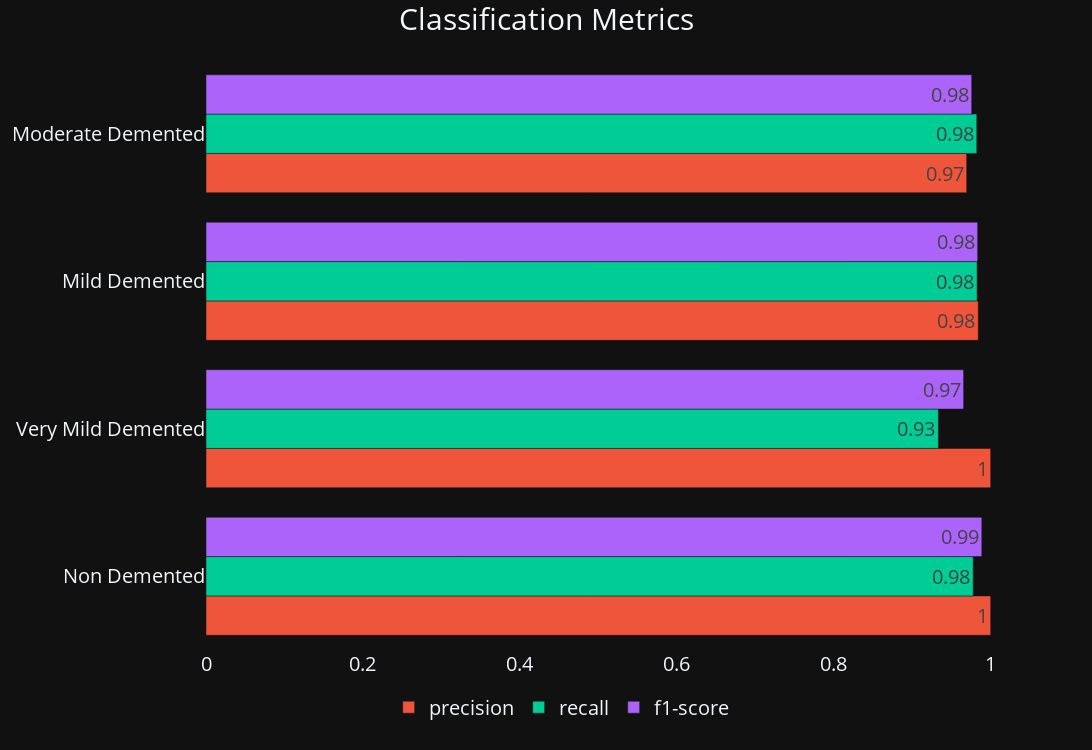

This figure's notebook cell:
### Code cell
# Create Barchart of classification report

class_BarChart = go.Figure(go.Bar())

metric_names = ['precision', 'recall', 'f1-score']

test_class_names = test_df.class_names

i = 1

for class_name, metric_name in zip(test_class_names, metric_names):
    class_BarChart.add_trace(go.Bar(name=metric_name, 
                                    y=class_names,
                                    x=class_df[metric_name][test_class_names],
                                    offsetgroup=i,
                                    text=round(class_df[metric_name][test_class_names],2),
                                    orientation='h'))
    i = i+1

# Create format of Chart
class_BarChart.update_layout(height= 750,                                            # Height of Chart
                             width= 1300,                                            # Width of Chart
                             margin={"r":60,"t":60,"l":60,"b":100},                   # Margin values right, top, left, bottom                  
                             template='plotly_dark',                                 # Template theme
                             title=dict(text='Classification Metrics',   # Title of Chart
                                        x=0.5, 
                                        xanchor='center',                                      # Title X position
                                        font=dict(size=30)),                         # Title Font size
                             font=dict(size=20),                                     # Font size
                             legend=dict(orientation="h",                            # Legend Orientation
                                        yanchor='bottom',                           # Legend Y anchor
                                        y=-0.13,                                      # Legend Y position
                                        xanchor='center',                            # Legend X anchor
                                        x=.43))                                       # Legend X position

class_BarChart.show()

### Figure 1 — Plotly figure (JSON) as saved in the notebook; plotly's stock layout.template omitted (floating-point values rounded to 4 significant figures)
{"data": [{"type": "bar"}, {"name": "precision", "offsetgroup": "1", "orientation": "h", "text": [1, 1, 0.98, 0.97], "type": "bar", "x": [1, 1, 0.9842, 0.9694], "y": ["Non Demented", "Very Mild Demented", "Mild Demented", "Moderate Demented"]}, {"name": "recall", "offsetgroup": "2", "orientation": "h", "text": [0.98, 0.93, 0.98, 0.98], "type": "bar", "x": [0.9777, 0.9333, 0.9826, 0.9823], "y": ["Non Demented", "Very Mild Demented", "Mild Demented", "Moderate Demented"]}, {"name": "f1-score", "offsetgroup": "3", "orientation": "h", "text": [0.99, 0.97, 0.98, 0.98], "type": "bar", "x": [0.9887, 0.9655, 0.9834, 0.9758], "y": ["Non Demented", "Very Mild Demented", "Mild Demented", "Moderate Demented"]}], "layout": {"font": {"size": 20}, "height": 750, "legend": {"orientation": "h", "x": 0.43, "xanchor": "center", "y": -0.13, "yanchor": "bottom"}, "margin": {"b": 100, "l": 60, "r": 60, "t": 60}, "title": {"font": {"size": 30}, "text": "Classification Metrics", "x": 0.5, "xanchor": "center"}, "width": 1300}}
